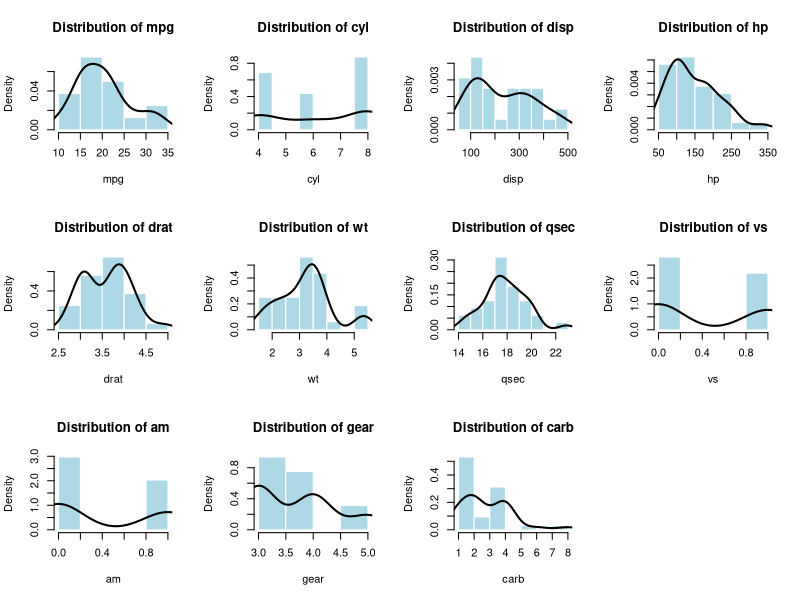
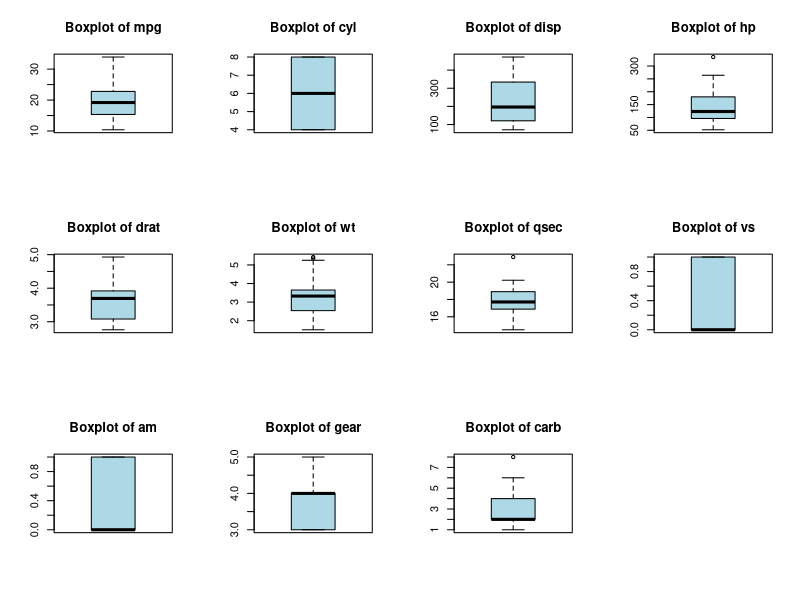

The R source for these figures, in order:
# Popular built-in data set in R 
df <- mtcars
?mtcars

# Descriptive Statistics for mtcars
cat("===== Summary Statistics (base R) =====\n")
cat(dim(df), "\n")
print(summary(df))

cat("\nSummary Statistics\n")
for (col in names(df)) {
  x <- df[[col]]
  cat("==========", col, "==========\n")
  cat("Mean     :", mean(x), "\n")
  cat("Median   :", median(x), "\n")
  cat("Range    :", paste(range(x), collapse = " - "), "\n")
  cat("Variance :", var(x), "\n")
  cat("SD       :", sd(x), "\n")
  cat("IQR      :", IQR(x), "\n\n")
}

# Distribution Analysis
cat("Distribution Analysis\n")
skewness <- function(x) {
  m <- mean(x)
  s <- sd(x)
  n <- length(x)
  sum(((x - m)/s)^3) / n
}

kurtosis <- function(x) {
  m <- mean(x)
  s <- sd(x)
  n <- length(x)
  sum(((x - m)/s)^4) / n
}

par(mfrow=c(3,4))
for (col in names(df)) {
  x <- df[[col]]
  cat("==========", col, "==========\n")
  cat("Skewness :", skewness(x), "\n")
  cat("Kurtosis :", kurtosis(x), "\n\n")
  
  # Histogram + Density
  hist(x, prob=TRUE, main=paste("Distribution of", col),
       xlab=col, col="lightblue", border="white")
  lines(density(x), col="black", lwd=2)
}

par(mfrow=c(3,4))
for (col in names(df)) {
  boxplot(df[[col]], main=paste("Boxplot of", col), col="lightblue")
}

# Probability Analysis using mtcars
cat("P(cyl=4) =", round(mean(df$cyl == 4), 4), "\n")
cat("P(mpg>25) =", round(mean(df$mpg > 25), 4), "\n")
cat("P(cyl=4 | mpg>25) =", round(mean(df$cyl[df$mpg > 25] == 4), 4), "\n\n")

# Cumulative Frequency and Probability Table ----
freq_cyl <- table(df$cyl)
prob_cyl <- prop.table(freq_cyl)
cyl_table <- data.frame(
  Cyl = names(freq_cyl),
  Freq = as.vector(freq_cyl),
  CumFreq = as.vector(cumsum(freq_cyl)),
  Prob = round(as.vector(prob_cyl), 4),
  CumProb = round(as.vector(cumsum(prob_cyl)), 4)
)

cat("Cumulative Frequency & Probability (cyl):\n")
print(cyl_table)
cat("\n")

# Expected value of gear
freq_gear <- table(df$gear)
x_vals <- as.numeric(names(freq_gear))
px_vals <- as.vector(prop.table(freq_gear))
expected_gear <- sum(x_vals * px_vals)
cat("Expected value of gear =", round(expected_gear,4), "\n")
cat("Expected value of gear =", round(mean(df$gear),4), "\n\n")

# Correlation & Covariance in R with mtcars
cat("Covariance & Correlation Analysis\n")
cat("Covariance Matrix:\n")
print(round(cov(df), 4))
cat("\n")

cat("Pearson Correlation Matrix:\n")
print(round(cor(df, method="pearson"), 4))
cat("\n")

cat("Spearman's Rank Correlation Matrix:\n")
print(round(cor(df, method="spearman"), 4))
cat("\n")

cat("Kendall Correlation Matrix:\n")
print(round(cor(df, method="kendall"), 4))
cat("\n")

# Confidence Intervals
cat("Confidence Intervals\n")
for (col in names(df)) {
  cat("\n==========", col, "==========\n")
  print(t.test(df[[col]], conf.level = 0.95)$conf.int)
}